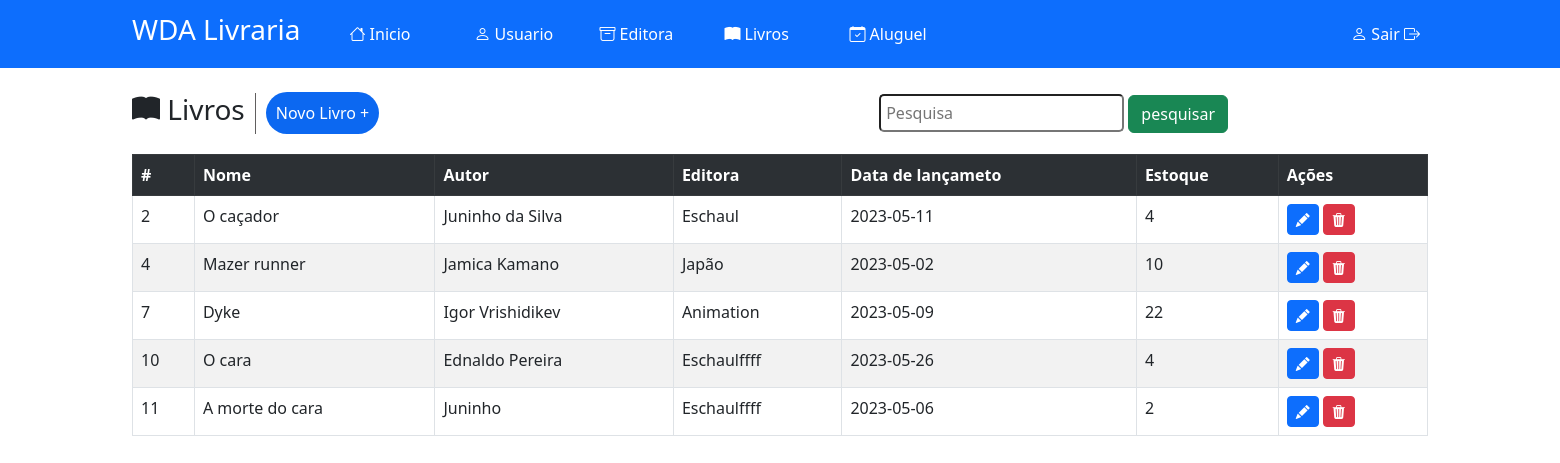
The page /index.php?menuop=livro (signed in) on the database its author committed.
### tables this page shows
CREATE TABLE `tblivro` (
  `idLivro` int(11) NOT NULL,
  `nomeLivro` varchar(150) NOT NULL,
  `autorLivro` varchar(150) NOT NULL,
  `editoraLivro` varchar(150) NOT NULL,
  `dataLivro` date NOT NULL,
  `estoqueLivro` int(11) NOT NULL
);

### paginas/livro/livro.php (the view, shortened to what this page needs)
<!DOCTYPE html>
<html lang="pt-br">
<head>
    <link rel="stylesheet" href="css1/usuario.css">
    <link rel="stylesheet" href="https://cdn.jsdelivr.net/npm/bootstrap-icons@1.10.5/font/bootstrap-icons.css">
</head>
<body>
<header>
    <div class="alinhar">
        <div class="titu">
            <h3><i class="bi bi-book-fill"></i></i> Livros</h3>
        </div>
        <div class="link">
            <a href="index.php?menuop=cad-livro" class="botao">Novo Livro +</a>
        </div>
        <div class="pesquisa">
            <form action="index.php?menuop=livro" method="POST">
                <input class="form" type="text" placeholder="Pesquisa" name="txt_pesquisa" id="">
                <input class="btn btn-success" type="submit" value="pesquisar" id="">
            </form>
        </div>
    </div>
</header>
        <?php
            $txt_pesquisa = (isset($_POST["txt_pesquisa"]))?$_POST["txt_pesquisa"]:"";
            $sql = "SELECT * FROM tblivro where idLivro = '{$txt_pesquisa}' or autorLivro = '{$txt_pesquisa}' or nomeLivro LIKE '%{$txt_pesquisa}%'";
            $rs = $conexao -> query($sql);
            $qtd = $rs ->num_rows;
            if($qtd > 0){
                print "<table class='table table-hover table-striped table-bordered'>";
                print "<tr class='table-dark'>";
                    print "<th>#</th>";
                    print "<th>Nome</th>";
                    print "<th>Autor</th>";
                    print "<th>Editora</th>";
                    print "<th>Data de lançameto</th>";
                    print "<th>Estoque</th>";
                    print "<th>Ações</th>";
                    print "</tr>";
                while($row = $rs ->fetch_object()){
                    print "<tr>";
                    print "<td>".$row -> idLivro."</td>";
                    print "<td>" .$row -> nomeLivro."</td>";
                    print "<td>" .$row -> autorLivro."</td>";
                    print "<td>" .$row -> editoraLivro."</td>";
                    print "<td>" .$row -> dataLivro."</td>";
                    print "<td class=''>" .$row -> estoqueLivro."</td>";
                    print "<td>
                            <a onclick=\"location.href='?menuop=editar-livro&idLivro=".$row-> idLivro."';\" class='btn btn-primary btn-sm'> <i class='bi bi-pencil-fill'></i>
                            </a>
                            <a onclick=\"if(confirm('Tem certeza de que deseja excluir esse registro?')){location.href='?menuop=excluir-livro&idLivro=".$row -> idLivro."';} else{false;}\" class='btn btn-danger btn-sm'><i class='bi bi-trash3-fill'></i></a>
                    </td>";
                    print "</tr>";
                }
                print "</table>";
              }else{
                print "<p>Não encontrou resultado.</p>";
            }
        ?>
</body>
</html>

### style.css (style rules this page uses)
* { margin: 0px; padding: 0px; }
body { background-color: rgb(228, 228, 228); }

### css1/usuario.css (style rules this page uses)
.alinhar { margin-top: 25px; display: flex; align-items: center; }
.titu { border-right: 1px solid rgb(97, 95, 95); padding-right: 10px; }
.link a { margin-left: 10px; }
.link .botao { text-decoration: none; padding: 10px; color: white; border-radius: 50px; background-color: rgb(12, 104, 241); }
table { margin-top:20px; }

### index.php (style rules this page uses)
body { background-color: #fff; }

### paginas/livro/livro.php (style rules this page uses)
.alinhar { width: 2000px; }
.pesquisa { margin-left: 500px; }
.form { border-radius:5px; padding: 5px; }

### rows shown on the page
tblivro: idLivro "2", nomeLivro "O caçador", autorLivro "Juninho da Silva", editoraLivro "Eschaul", dataLivro "2023-05-11", estoqueLivro "4"
tblivro: idLivro "4", nomeLivro "Mazer runner", autorLivro "Jamica Kamano", editoraLivro "Japão", dataLivro "2023-05-02", estoqueLivro "10"
tblivro: idLivro "7", nomeLivro "Dyke", autorLivro "Igor Vrishidikev", editoraLivro "Animation", dataLivro "2023-05-09", estoqueLivro "22"
tblivro: idLivro "10", nomeLivro "O cara", autorLivro "Ednaldo Pereira", editoraLivro "Eschaulffff", dataLivro "2023-05-26", estoqueLivro "4"
tblivro: idLivro "11", nomeLivro "A morte do cara", autorLivro "Juninho", editoraLivro "Eschaulffff", dataLivro "2023-05-06", estoqueLivro "2"
